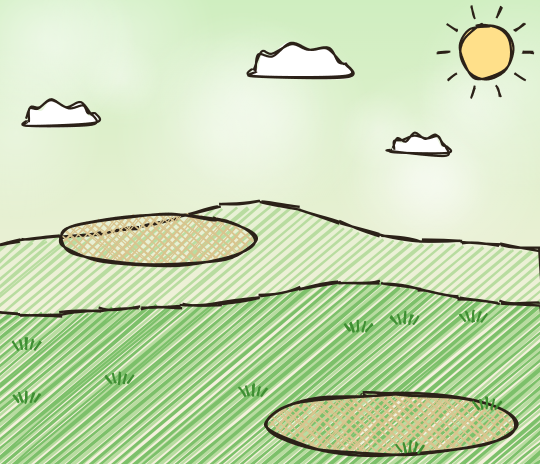
#> input picture ArtGen/BattleBG/fallback_goc/battle_moc.png, 1080 x 928 px, given in place of battle_thuy_c01.png, which was not available (shown at 1/2 size)
$ python bo_thuy.py
#> lines starting #> are read from the running program, lines starting #| are printed output that depends on the picture
### ArtGen/Spine/fxlib.py
"""Thư viện dựng hiệu ứng hạt chồng lớp phẳng (chuẩn mốc phun lửa 2026-11-10, skill pokiclash-hero-fx mục 0b).

Chia như VFX Graph: Spawn (Sim.at / every / periodic) -> Initialize (hàm tạo hạt) -> Update (Sim.step: cản mũ, gia tốc,
hàm upd riêng, chạm đất, sinh hạt con khi chết) -> Output (mỗi hạt trả các "nét vẽ" (nhóm, lớp, ảnh, màu, cỡ...), gom lại,
xếp theo (nhóm, lớp) rồi chồng). Không glow, không additive, không gradient: chỉ màu phẳng nhân lên ảnh xám, alpha phẳng.

Nhóm vẽ: FLOOR (dưới đất: khe nứt, bóng, vũng, vòng sau), BACK (sau tướng), HERO (tướng), FRONT (trước tướng).
Lớp trong nhóm: khói (mực 10, ruột 11), lửa (mực 20, đỏ 21, cam 22, vàng 23, kem 24, trang trí 21.5), trên cùng 40+.

Toạ độ: khung sân 540 x 464 (y xuống) như StageView, ảnh ra nhân K, có lề M để rung màn không hở mép.
"""
import math
import os

import numpy as np
from PIL import Image, ImageDraw, ImageFont

import fire

HERE = os.path.dirname(os.path.abspath(__file__))
ROOT = os.path.normpath(os.path.join(HERE, "..", ".."))
K = 2
M = 24  # lề (px) cho rung
FPS = 30
W, Hs = 540, 464
H = 150.0  # chiều cao tướng chuẩn (đơn vị sân)
ME, FOE = np.array([392.0, 418.0]), np.array([158.0, 236.0])  # chân phe mình, địch (StageView.Pos)
FLOOR, BACK, HERO, FRONT = 0, 100, 200, 300
INK = fire.INK

PAL = {  # màu phẳng: [viền, ngoài -> lõi]
    "lua": [(234, 80, 42), (248, 150, 48), (252, 210, 78), (254, 244, 206)],
    "xoan": [(206, 58, 38), (240, 128, 44), (249, 192, 68), (253, 236, 176)],
    "nham": [(186, 46, 30), (236, 104, 34), (250, 170, 50), (254, 230, 132)],
    "lam": [(52, 96, 196), (84, 160, 236), (160, 220, 250), (236, 250, 255)],
}
SMOKE_DARK = [(50, 42, 40), (98, 92, 90), (152, 148, 146), (198, 194, 190)]  # than đen -> xám -> xám nhạt
SMOKE_FIRE = [(240, 140, 50), (168, 86, 50), (112, 98, 94), (160, 156, 152), (204, 200, 196)]  # khói đuôi lửa (cam -> nâu -> than -> xám)
SMOKE_CREAM = [(238, 230, 214), (226, 216, 202), (210, 202, 192), (204, 194, 184)]


def lerp(a, b, k):
    return tuple(int(a[i] + (b[i] - a[i]) * k) for i in range(3))


# [4 lines left out: function ramp, not called in this run]


def ease_out(x):
    return 1 - (1 - min(1.0, max(0.0, x))) ** 3


def unit(v):
    n = float(np.hypot(*v))
    return v / n if n > 1e-6 else np.array([0.0, -1.0])


# ---------------- hạt ----------------
class P:
    def __init__(self, pos, vel=(0, 0), life=1.0, **kw):
        self.pos = np.array(pos, float)
        self.vel = np.array(vel, float)
        self.age, self.life = 0.0, float(life)
        self.drag = 0.0  # cản mũ (1/s)
        self.acc = np.zeros(2)  # gia tốc (trọng lực dương = rơi; nổi = âm)
        self.draw = None  # hàm(p, k) -> danh sách nét vẽ
        self.upd = None  # hàm(p, dt, sim) riêng
        self.on_death = None
        self.on_ground = None
        self.ground = None  # y mặt đất (đơn vị sân); None = không chạm
        self.bounce = 0.0
        self.bounced = False
        self.seed = 0
        self.ang = 0.0
        self.spin = 0.0
        self.spin_drag = 0.0
        self.group = FRONT
        self.dead = False
        self.__dict__.update(kw)


class Sim:
    def __init__(self, seed=1):
        self.rng = np.random.RandomState(seed)
        self.seed = seed
        self.ps = []
        self.t = 0.0
        self.events = []  # (t, fn)
        self.streams = []  # [t0, t1, rate, fn, acc]
        self.periodics = []  # [period, n, fn, next_j, t0, t1]
        self.trauma = 0.0
        self.flash = 0.0  # chớp kem cả màn (alpha)
        self.hero_fx = {}  # tên -> {"tint": màu, "amt": 0..1, "off": (dx, dy), "sq": (sx, sy)}

    def add(self, p):
        self.ps.append(p)
        return p

    def at(self, t, fn):
        self.events.append([t, fn])

    def every(self, t0, t1, rate, fn):
        """sinh liên tục rate hạt/giây trong [t0, t1); fn(sim, x) với x = tuổi luồng 0..1."""
        self.streams.append([t0, t1, rate, fn, 0.0])

    # [4 lines left out: function periodic, not called in this run]

    def shake(self, amt):
        self.trauma = min(1.0, self.trauma + amt)

    def step(self, dt):
        t = self.t
        for ev in self.events:
            if ev[0] is not None and t >= ev[0]:
                ev[0] = None
                ev[1](self)
        for st in self.streams:
            t0, t1, rate, fn, acc = st
            if t0 <= t < t1:
                st[4] += dt * (rate(self, (t - t0) / (t1 - t0)) if callable(rate) else rate)
                while st[4] >= 1:
                    st[4] -= 1
                    fn(self, (t - t0) / (t1 - t0))
        for pr in self.periodics:
            period, n, fn, j, t0, t1 = pr
            while t0 + j * period / n <= t and t0 + j * period / n < t1:
                fn(self, np.random.RandomState(self.seed * 7919 + (j % n)), j)
                j += 1
            pr[3] = j
        alive = []
        for p in self.ps:
            p.age += dt
            if p.age >= p.life or p.dead:
                if p.on_death:
                    p.on_death(p, self)
                continue
            if p.drag:
                p.vel *= math.exp(-p.drag * dt)
            p.vel += p.acc * dt
            if p.spin_drag:
                p.spin *= math.exp(-p.spin_drag * dt)
            p.ang += p.spin * dt
            if p.upd:
                p.upd(p, dt, self)
            p.pos = p.pos + p.vel * dt
            if p.ground is not None and p.pos[1] > p.ground and p.vel[1] > 0:
                p.pos[1] = p.ground
                if p.bounce and not p.bounced:
                    p.bounced = True
                    p.vel = np.array([p.vel[0] * 0.65, -p.vel[1] * p.bounce])
                    p.spin *= 0.5
                else:
                    if p.on_ground:
                        p.on_ground(p, self)
                    p.vel[:] = 0
                    p.acc = np.zeros(2)
            alive.append(p)
        self.ps = alive
        self.trauma = max(0.0, self.trauma - 1.4 * dt)
        self.flash = max(0.0, self.flash - 6 * dt)
        for h in self.hero_fx.values():
            if "decay" in h:
                h["amt"] = max(0.0, h["amt"] - h["decay"] * dt)
        self.t += dt


# ---------------- ảnh ----------------
class Art:
    def __init__(self):
        self.src = {}
        self.cache = {}

    # hình hạt GPT vẽ (build_hat.py --nhap -> hat_gpt/): tên trong fxlib -> (tên file, ảnh đặc cho lớp mực?)
    GPT = {"blob": ("blob", False), "solid": ("blob", True), "sblob": ("sblob", False), "ssolid": ("sblob", True),
           "hook": ("hook", False), "hook_s": ("hook", True), "xhook": ("xhook", False), "xhook_s": ("xhook", True),
           "ldrop": ("ldrop", False), "ldrop_s": ("ldrop", True), "rock": ("rock", False)}
    FALLBACK = {"xhook": "hook", "xhook_s": "hook_s", "ldrop": "blob", "ldrop_s": "solid"}
    EXTRA = {}  # hình thêm của từng bộ (bo_thuy.py...): tên -> hàm(seed) trả ảnh RGBA

    def _gpt(self, name, seed):
        if name not in self.GPT:
            return None
        base, solid = self.GPT[name]
        f = os.path.join(HERE, "hat_gpt", f"{base}_s_{seed % 4}.png" if solid else f"{base}_{seed % 4}.png")
        return Image.open(f).convert("RGBA") if os.path.exists(f) else None

    def get(self, name, seed=0):
        key = (name, seed)
        if key not in self.src:
            g = self._gpt(name, seed)
            if g is not None:
                self.src[key] = g
                return g
            if name in self.FALLBACK:
                self.src[key] = self.get(self.FALLBACK[name], seed)
                return self.src[key]
            if name in self.EXTRA:
                self.src[key] = self.EXTRA[name](seed)
                return self.src[key]
            f = {
                "blob": lambda s: fire.blob(s)[0], "solid": lambda s: fire.blob_solid(s)[0],
                "hook": lambda s: fire.hook(s)[0], "hook_s": lambda s: fire.hook(s, solid=True)[0],
                "lobe": lambda s: fire.flame_lobes(s)[0], "lobe_s": lambda s: fire.flame_lobes(s, solid=True)[0],
                "sblob": lambda s: fire.cloud(s)[0], "ssolid": lambda s: fire.cloud(s, solid=True)[0],
                "burst": lambda s: fire.burst(s)[0], "burst_s": lambda s: fire.burst(s, solid=True)[0],
                "tongue": lambda s: fire.tongue(s)[0], "tongue_s": lambda s: fire.tongue(s, solid=True)[0],
                "curl": lambda s: fire.curl(s)[0], "streak": lambda s: fire.streak(s)[0], "ember": lambda s: fire.ember(s)[0],
                "ring": lambda s: fire.ring(thick=(0.22, 0.14, 0.08)[s % 3])[0],
                "ring_s": lambda s: fire.ring(thick=(0.22, 0.14, 0.08)[s % 3], solid=True)[0],
                "crack": lambda s: fire.lava_crack(s)[0], "rock": lambda s: fire.lava_rock(s)[0],
                "star": lambda s: fire.star4(s)[0], "heat": lambda s: fire.heat_ribbon(s / 8)[0],
                "ash": lambda s: fire.ash(s)[0], "ell": lambda s: fire.ellipse_solid()[0],
                "needle": lambda s: fire.needle(s)[0], "needle_s": lambda s: fire.needle(s, solid=True)[0],
            }.get(name)
            if f is None and name.startswith("erode"):  # erode_f / erode_r: (seed, khung)
                fr = seed % 10
                base = seed // 10
                ef = fire.erode_frames(base, n=6)
                for i, (a, b) in enumerate(ef):
                    self.src[("erode_f", base * 10 + i)] = a
                    self.src[("erode_r", base * 10 + i)] = b
                return self.src[key]
            self.src[key] = f(seed)
        return self.src[key]

    # [41 lines left out: functions hatch, poly, polys, not called in this run]

    def render(self, name, seed, col, w, h, ang, alpha):
        w, h = max(2, int(round(w))), max(2, int(round(h)))
        if name == "haze":  # hơi nóng: nét lượn mảnh không viền, seed = pha (0..23), màu kem nhạt, thon hai đầu
            ck = (name, seed, col, w // 2, h // 2, int(alpha * 40))
            im = self.cache.get(ck)
            if im is None:
                im = Image.new("RGBA", (w + 8, h + 8), (0, 0, 0, 0))
                d = ImageDraw.Draw(im)
                ph = seed / 24
                pts = []
                for i in range(33):
                    t = i / 32
                    x = 4 + w / 2 + (w / 2 - 3) * math.sin(2 * math.pi * (1.3 * t + ph)) * math.sin(math.pi * t) ** 0.6
                    pts.append((x, 4 + t * h, math.sin(math.pi * t) ** 0.7))
                base = 2.2 * K
                c = tuple(col) + (int(255 * int(alpha * 40) / 40),)
                for (x0, y0, a0), (x1, y1, a1) in zip(pts[:-1], pts[1:]):
                    wd = max(1.0, base * (a0 + a1) / 2)
                    d.line([(x0, y0), (x1, y1)], fill=c, width=int(round(wd)))
                    d.ellipse([x1 - wd / 2, y1 - wd / 2, x1 + wd / 2, y1 + wd / 2], fill=c)
                self.cache[ck] = im
            return im
        if name in ("arcpx", "arcpx0"):  # đoạn cung elip theo pixel: seed = góc đầu*1000 + độ dài cung (độ, kiểu PIL: 0 = 3 giờ, chiều kim)
            ck = (name, seed, col, w // 2, h // 2, int(alpha * 40))
            im = self.cache.get(ck)
            if im is None:
                a0, span = seed // 1000, seed % 1000
                ink = int(2.2 * K) if name == "arcpx" else 0
                bw = max(2, int(col[3])) if len(col) > 3 else 6
                pad = ink + bw
                im = Image.new("RGBA", (w + 2 * pad, h + 2 * pad), (0, 0, 0, 0))
                d = ImageDraw.Draw(im)
                box = [pad, pad, pad + w, pad + h]
                if ink:
                    d.arc([box[0] - ink / 2, box[1] - ink / 2, box[2] + ink / 2, box[3] + ink / 2], a0, a0 + span,
                          fill=INK + (255,), width=bw + 2 * ink)
                d.arc(box, a0 + 1, a0 + span - 1, fill=tuple(col[:3]) + (255,), width=bw)
                if alpha < 0.999:
                    arr = np.asarray(im).astype(np.float32)
                    arr[..., 3] *= int(alpha * 40) / 40
                    im = Image.fromarray(arr.astype(np.uint8), "RGBA")
                self.cache[ck] = im
            return im
        if name in ("ringpx", "ringpx0"):  # vòng vẽ thẳng theo pixel (ringpx0: không viền mực, cho vòng mảnh, vòng nhỏ): dải màu seed px, viền mực cố định (không phóng to theo ảnh)
            ck = (name, seed, col, w // 2, h // 2, int(alpha * 20))
            im = self.cache.get(ck)
            if im is None:
                ink = int(2.5 * K) if name == "ringpx" else 0
                bw = max(1, seed)
                pad = ink + bw
                im = Image.new("RGBA", (w + 2 * pad, h + 2 * pad), (0, 0, 0, 0))
                d = ImageDraw.Draw(im)
                box = [pad - bw / 2 - ink, pad - bw / 2 - ink, pad + w + bw / 2 + ink, pad + h + bw / 2 + ink]
                if ink:
                    d.ellipse(box, outline=INK + (255,), width=bw + 2 * ink)
                box2 = [box[0] + ink, box[1] + ink, box[2] - ink, box[3] - ink]
                d.ellipse(box2, outline=tuple(col) + (255,), width=bw)
                if alpha < 0.999:
                    a = np.asarray(im).astype(np.float32)
                    a[..., 3] *= int(alpha * 20) / 20
                    im = Image.fromarray(a.astype(np.uint8), "RGBA")
                self.cache[ck] = im
            return im
        aq = int(round(ang / 3)) * 3 % 360
        alq = int(alpha * 40)
        ck = (name, seed, col, w, h, aq, alq)
        im = self.cache.get(ck)
        if im is None:
            a = np.asarray(self.get(name, seed).resize((w, h), Image.BILINEAR)).astype(np.float32)
            if col is not None:
                a[..., :3] *= np.array(col, np.float32) / 255.0
            if alq < 40:
                a[..., 3] *= alq / 40
            im = Image.fromarray(a.clip(0, 255).astype(np.uint8), "RGBA")
            if aq:
                im = im.rotate(aq, resample=Image.BILINEAR, expand=True)
            if len(self.cache) > 20000:
                self.cache.clear()
            self.cache[ck] = im
        return im


def poly(group, layer, pts, col, alpha=1.0, grow=0.0):
    """nét vẽ mảng đa giác tô phẳng có vân chì; grow > 0: nở thêm (dùng cho lớp mực dưới)."""
    return (group, layer, "poly", tuple((float(x), float(y)) for x, y in pts), col, (0.0, 0.0), grow, 0, 0, alpha)


# [4 lines left out: function polys, not called in this run]


def item(group, layer, name, seed, col, pos, size, stretch=1.0, ang=0.0, alpha=1.0):
    """một nét vẽ: size = cao (đơn vị sân), stretch = rộng/cao; ang độ (ngược chiều kim)."""
    return (group, layer, name, seed, col, (float(pos[0]), float(pos[1])), size * stretch, size, ang, alpha)


# ---------------- vật liệu (Output) ----------------
def tip_angle(d):
    """góc xoay (độ, PIL) để ảnh có ngọn chĩa LÊN quay ngọn theo vectơ d."""
    return -math.degrees(math.atan2(d[0], -d[1]))


# [69 lines left out: functions flame_radii, mat_flame, not called in this run]


def smoothstep(a, b, x):
    t = min(1.0, max(0.0, (x - a) / (b - a)))
    return t * t * (3 - 2 * t)


# [46 lines left out: functions mat_smoke, mat_sprite, not called in this run]


def mat_ring(pal_col=(240, 140, 50), squash=0.32, thick_seq=None, size_fn=None, layer=30, band=(7.0, 1.5), ink=True):
    """vòng sóng phẳng: dải màu (band px theo đơn vị sân: đầu -> cuối, mảnh dần) + viền mực cố định, bóp dẹt thành elip,
    nhạt dần ở 30% cuối."""
    def draw(p, k):
        R = size_fn(p, k)
        if R < 1:
            return []
        col = getattr(p, "col", pal_col)
        bw = int(round((band[0] + (band[1] - band[0]) * k) * K))
        a = 1 - max(0.0, (k - 0.7) / 0.3)
        return [item(p.group, layer, "ringpx" if ink else "ringpx0", bw, col, p.pos, 2 * R * squash, 1 / squash, 0, a)]
    return draw


# ---------------- hạt dựng sẵn (Initialize) ----------------
# [85 lines left out: functions spark, ember, ash, smoke, flame, heat, not called in this run]


def ring(sim, pos, life, R0, R1, col=(248, 178, 64), squash=0.32, group=FLOOR, layer=30, band=(7.0, 1.5), ink=True):
    p = P(pos, (0, 0), life, group=group, col=col)
    p.draw = mat_ring(col, squash, size_fn=lambda q, k: R0 + (R1 - R0) * ease_out(k), layer=layer, band=band, ink=ink)
    return sim.add(p)


# ---------------- tướng, nền, xuất ----------------
def load_hero(rel, height, flip=False):
    """tranh tướng GPT nền trắng -> cắt nền (loang từ mép), cắt sát, thu theo chiều cao (px)."""
    im = Image.open(os.path.join(HERE, rel)).convert("RGBA")
    w0, h0 = im.size
    work = im.convert("RGB").copy()
    for seed in ((0, 0), (w0 - 1, 0), (0, h0 - 1), (w0 - 1, h0 - 1), (w0 // 2, 0), (w0 // 2, h0 - 1)):
        ImageDraw.floodfill(work, seed, (255, 0, 255), thresh=40)
    a = np.asarray(im).copy()
    mask = np.all(np.asarray(work) == (255, 0, 255), axis=2)
    a[mask, 3] = 0
    im = Image.fromarray(a, "RGBA")
    im = im.crop(im.getbbox())
    if flip:
        im = im.transpose(Image.FLIP_LEFT_RIGHT)
    s = height / im.height
    return im.resize((max(1, int(im.width * s)), int(height)), Image.LANCZOS)


class Stage:
    def __init__(self, bg="battle_hoa_c01.png", heroes=True, plain=None, me="inbox/huyen_viem_2/tai_ve/L1_lien.png",
                 foe="inbox/hoa_tinh_1/tai_ve/L1_lien.png"):
#> called with bg = 'battle_thuy_c01.png', heroes = True, me = 'inbox/thuong_lam_3/tai_ve/L1_lien.png', foe = 'inbox/kuba_3/tai_ve/L1_lien.png'
        Wp, Hp = W * K + 2 * M, Hs * K + 2 * M
        if plain:
            self.bg = Image.new("RGBA", (Wp, Hp), plain + (255,))
        else:
            src = Image.open(os.path.join(ROOT, "Assets", "03 Art", "BattleBG", bg)).convert("RGBA")
#> src is the input picture: PIL image 1080x928 RGBA; mean R, G, B, A 198.8, 220.7, 178.3, 255
            src = src.resize((Wp, int(src.height * Wp / src.width)))
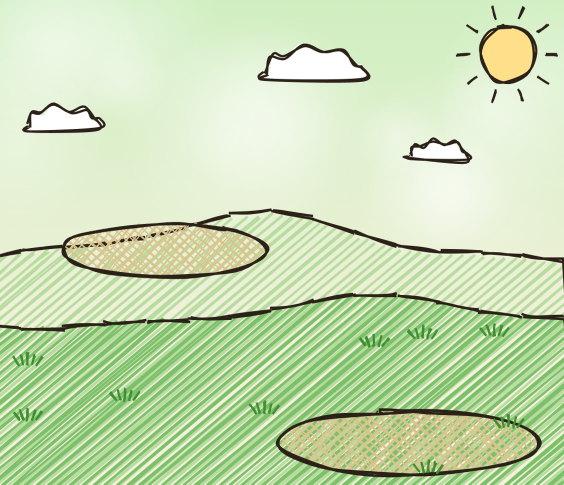
#> src: PIL image 1128x969 RGBA (shown at 1/2 size); mean R, G, B, A 198.8, 220.7, 178.3, 255
            top = max(0, (src.height - Hp) // 2 - 120)
            self.bg = src.crop((0, top, Wp, top + Hp))
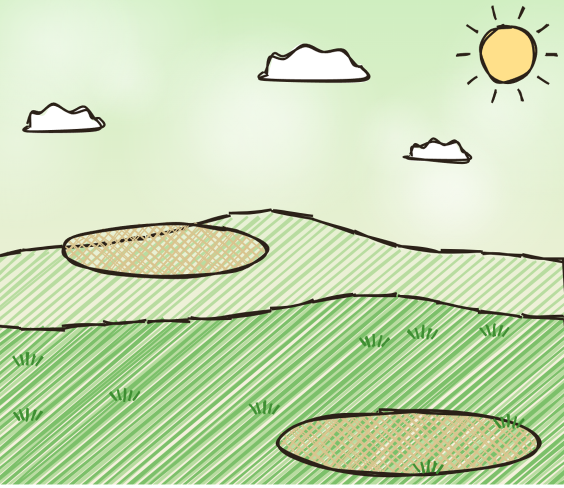
#> self.bg: PIL image 1128x976 RGBA (shown at 1/2 size); mean R, G, B, A 197.4, 219.1, 177, 253.2; transparent parts drawn white
        self.heroes = {}
        if heroes:
            self.heroes["me"] = (load_hero(me, H * 1.15 * K, flip=True), ME)
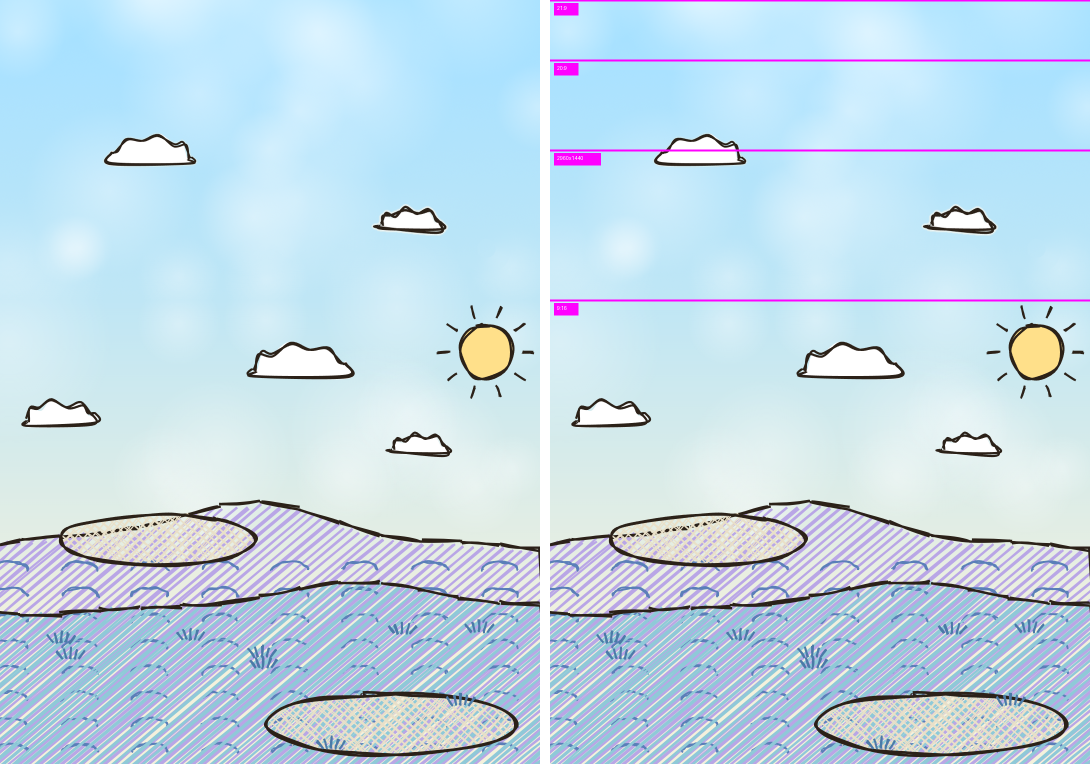
#> input picture ArtGen/BattleBG/fallback_goc/soi_thuy.png, 2180 x 1528 px, given in place of L1_lien.png, which was not available (shown at 1/2 size)
#> (the rest of the program and of its run is left out)
